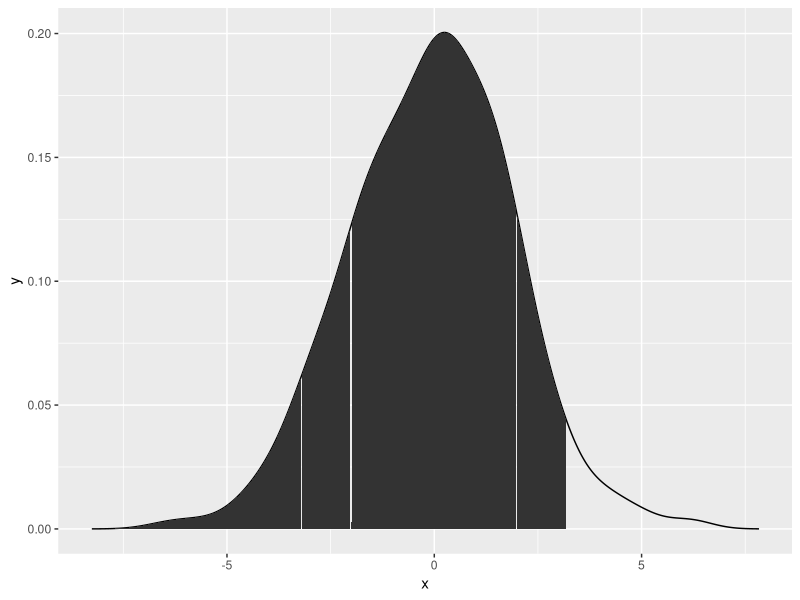
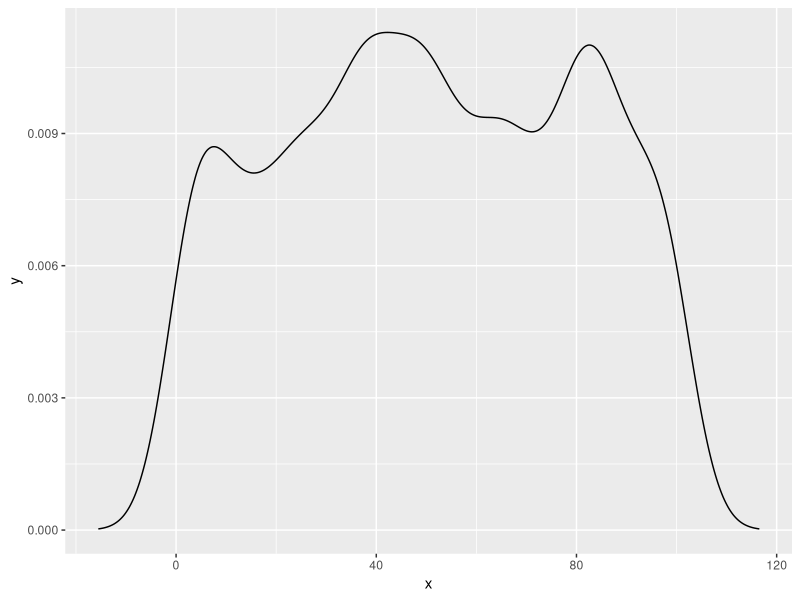

These figures' R source, in order: (Note: this script raises an error after producing the figures.)
if (!require('ggplot2')) { install.packages('ggplot2'); library('ggplot2') }
#### NORMAL DISTRIBUTION ####
sd = 2
exposed = rnorm(1000, sd = sd)
d = with(density(exposed, bw = 'SJ'), data.frame(x, y))
summary(d)
ggplot(mapping = aes(x=x, y=y)) + geom_line(data = d) + scale_y_continuous(limits = c(0, max(d$y))) +
  geom_area(data = subset(d, x < sd & x> -sd), geom_params = list(fill = "red", alpha = 0.5)) +
  geom_area(data = subset(d, x> -1.6*sd & x< -sd), geom_params=list(fill = 'red')) +
  geom_area(data = subset(d, x>sd & x<sd*1.6), geom_params=list(fill = 'red')) +
  geom_area(data = subset(d, x< -1.6*sd), geom_params=list(fill = 'yellow'))
pnorm(1.97, lower.tail = TRUE)

#### DISTRIBUTION OF SAMPLE MEANS ####
population=with(density(sample(rep(1:100), replace = TRUE, size = 500), bw = 'SJ'), data.frame(x,y))
ggplot(data = population, aes(x=x, y=y)) + geom_line()
samples = c()
samples = c(samples,mean(sample(population$x, 50)))
sampleDensity = with(density(samples, bw='SJ'), data.frame(x,y))
qplot(samples, width=0.5, binwidth=1) + geom_vline(x=mean(samples), color='red', alpha=0.5) +
  geom_line(data=sampleDensity, aes(x=x,y=y*length(samples)), color ='red', alpha=0.7)
sd(samples) #standard error
sd(sample(population$x, 50))/sqrt(50) #standard error
